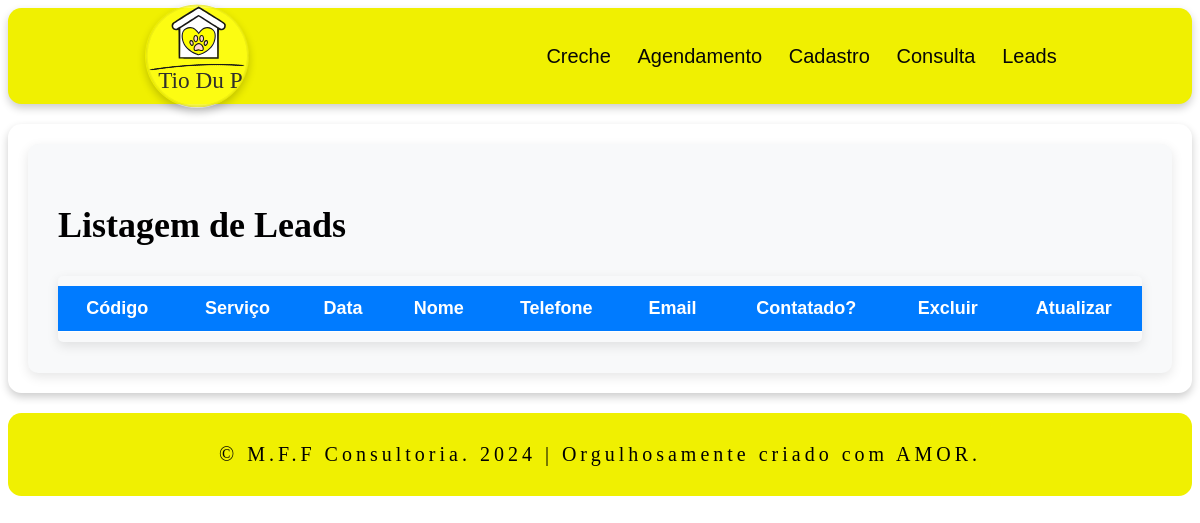
Before: /office/listar_lead.php with the older database file.
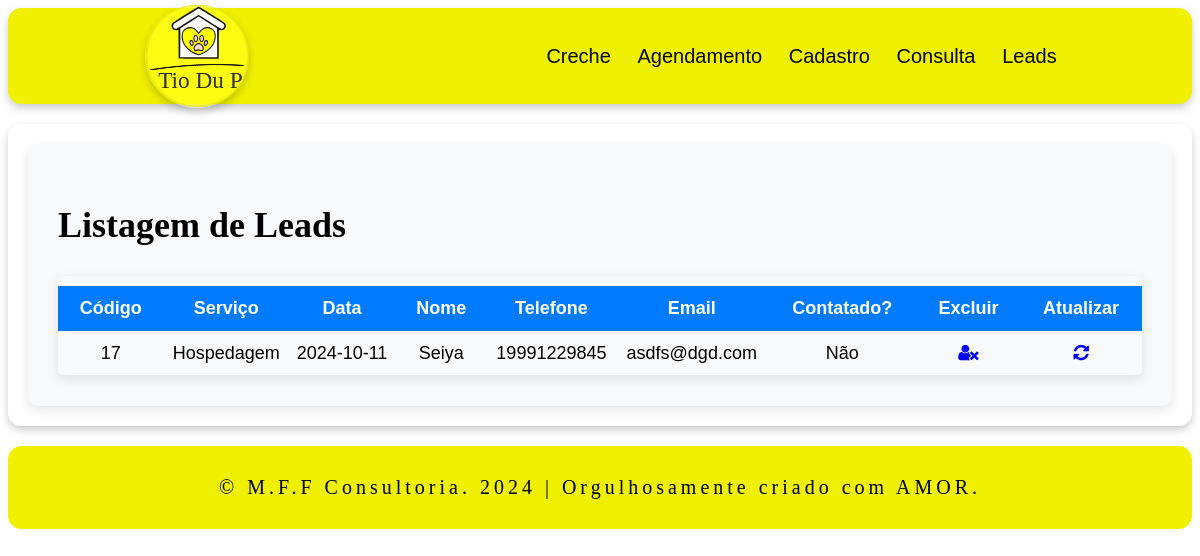
After: the same page with the newer database file.
### tables this page shows
CREATE TABLE `lead` (
  `id` int(10) NOT NULL,
  `servico` varchar(10) NOT NULL,
  `data_lead` date NOT NULL,
  `nome` varchar(100) NOT NULL,
  `telefone` varchar(13) NOT NULL,
  `email` varchar(100) NOT NULL,
  `lead_contatado` varchar(3) DEFAULT NULL
);

### office/listar_lead.php (the view, shortened to what this page needs)
<?php
include 'header.php';
?>
<!DOCTYPE html>
<html lang="pt-br">
<head>
	<link rel="stylesheet" href="https://cdnjs.cloudflare.com/ajax/libs/font-awesome/4.7.0/css/font-awesome.min.css">
	<link rel="stylesheet" href="officestyle.css">
    </head>
    <body>
        <?php
        $servername = "localhost";
        $username = "root";
        $password = "";
        $dbname = "db_tiodupetservice";
        $conexao = new mysqli($servername, $username, $password, $dbname);
        echo '
            <section>
                <div class="container-centered">
                    <div class="form-container">
                            <h1 class="text-center">Listagem de Leads</h1>
                            <table class="table table-striped table-hover">
                             <thead>
                              <tr>
                               <th>Código</th>
                               <th>Serviço</th>
                               <th>Data</th>
                               <th>Nome</th>
                               <th>Telefone</th>
                               <th>Email</th>
                               <th>Contatado?</th>
                               <th>Excluir</hd>
                               <th>Atualizar</th>
                               </tr>
                             <thead>
                        </div>
                    </div>
                </section> ';
        $sql = "SELECT * FROM lead";
        $resultado = $conexao->query($sql);
        if ($resultado != null)
            foreach ($resultado as $linha) {
                echo '<tr>';
                echo '<td>' . $linha['id'] . '</td>';
                echo '<td>' . $linha['servico'] . '</td>';
                echo '<td>' . $linha['data_lead'] . '</td>';
                echo '<td>' . $linha['nome'] . '</td>';
                echo '<td>' . $linha['telefone'] . '</td>';
                echo '<td>' . $linha['email'] . '</td>';
                echo '<td>' . $linha['lead_contatado'] . '</td>';
                echo '<td><a href="excluir_lead.php?id=' . $linha['id'] .
                                        '&servico=' . $linha['servico'] .
                                            '&data_lead=' . $linha['data_lead'] .
                                             '&nome=' . $linha['nome'] .
                                               '&telefone=' . $linha['telefone'] .
                                                '&email=' . $linha['email'] .
                                                    '&lead_contatado=' . $linha['lead_contatado'] .
                                                     '"><i class="fa fa-user-times"></i></a></td></td>';
                echo '<td><a href="atualizar_lead.php?id=' . $linha['id'] .
                                                    '&servico=' . $linha['servico'] .
                                                      '&data_lead=' . $linha['data_lead'] .
                                                         '&nome=' . $linha['nome'] .
                                                            '&telefone=' . $linha['telefone'] .
                                                                '&email=' . $linha['email'] .
                                                                   '&lead_contatado=' . $linha['lead_contatado'] .
                                                     '"><i class="fa fa-refresh"></i></a></td></td>';
                echo '</tr>';
            }
        ?>
    </body>
    <?php
include 'footer.php';
?>
    </html>

Changed rows visible on the page:
added lead: id "17", servico "Hospedagem", data_lead "2024-10-11", nome "Seiya", telefone "19991229845", email "asdfs@dgd.com", lead_contatado "Não"
